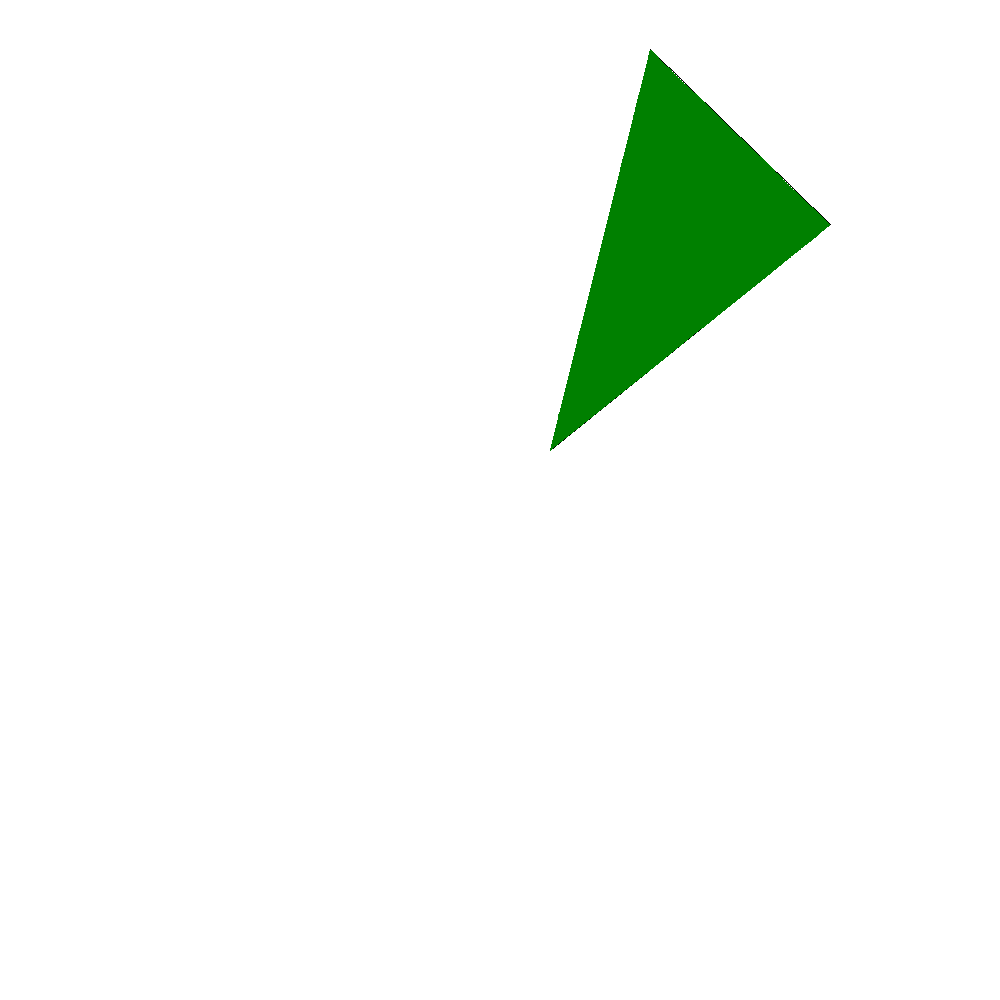

Write the Python code that produced this figure.
# -------------------------------------------------------
# Created by     : xx
# Filename       : lession2_single_tri_barycentric.py
# Author         : name
# Created On     : 2025/04/03 19:15
# Last Modified  : 2025/04/03 19:15
# Version        : v1.0
# Description    :
# -------------------------------------------------------
from PIL import Image, ImageDraw
import sys
sys.path.append('../common')
from tinyrenderer_learn_common import *


def draw_point(x, y, width, height, draw, color):
    def convert_coordinate(x, y):
        # 将 [-1, 1] 范围的坐标转换为图像像素坐标
        new_x = int((x + 1) / 2 * width)
        new_y = int((1 - y) / 2 * height)
        return new_x, new_y
    x1, y1 = convert_coordinate(x, y)
    draw.point((x1, y1), fill=color)



def barycentric_coordinates(A, B, C, P):
    # 计算分母
    denominator = (B[1] - C[1]) * (A[0] - C[0]) + (C[0] - B[0]) * (A[1] - C[1])
    # 计算 alpha
    alpha = ((B[1] - C[1]) * (P[0] - C[0]) + (C[0] - B[0]) * (P[1] - C[1])) / denominator
    # 计算 beta
    beta = ((C[1] - A[1]) * (P[0] - C[0]) + (A[0] - C[0]) * (P[1] - C[1])) / denominator
    # 计算 gamma
    gamma = 1 - alpha - beta
    return alpha, beta, gamma


def get_bbox(v0, v1, v2):
    bbox_min_x = min(v0[0], v1[0], v2[0])
    bbox_max_x = max(v0[0], v1[0], v2[0])
    bbox_min_y = min(v0[1], v1[1], v2[1])
    bbox_max_y = max(v0[1], v1[1], v2[1])
    return bbox_min_x, bbox_min_y, bbox_max_x, bbox_max_y

def draw_tri_barycentric(v0, v1, v2, width, height, draw, color):
    bbox_min_x, bbox_min_y, bbox_max_x, bbox_max_y = get_bbox(v0, v1, v2)
    for x in range(int(bbox_min_x*width), int(bbox_max_x*width)):
        for y in range(int(bbox_min_y*width), int(bbox_max_y*width)):
            p = [x/width, y/height]
            alpha, beta, gamma = barycentric_coordinates(v0, v1, v2, p)
            if alpha >= 0 and beta >= 0 and gamma >= 0:
                draw_point(x/width, y/height, width, height, draw, color)


width = 1000
height = 1000
a = [0.10, 0.10]
b = [0.30, 0.90]
c = [0.66, 0.55]

image = Image.new('RGB', (width, height), 'white')
draw = ImageDraw.Draw(image)


draw_line_in_range(a[0], a[1], b[0], b[1], width, height, draw, 'black')
draw_line_in_range(b[0], b[1], c[0], c[1], width, height, draw, 'black')
draw_line_in_range(c[0], c[1], a[0], a[1], width, height, draw, 'black')
# draw_tri_line_sweeping(a, b, c, width, height, draw, 'green')
draw_tri_barycentric(a, b, c, width, height, draw, 'green')


image.save("lession2_single_tri_barycentric.png")


